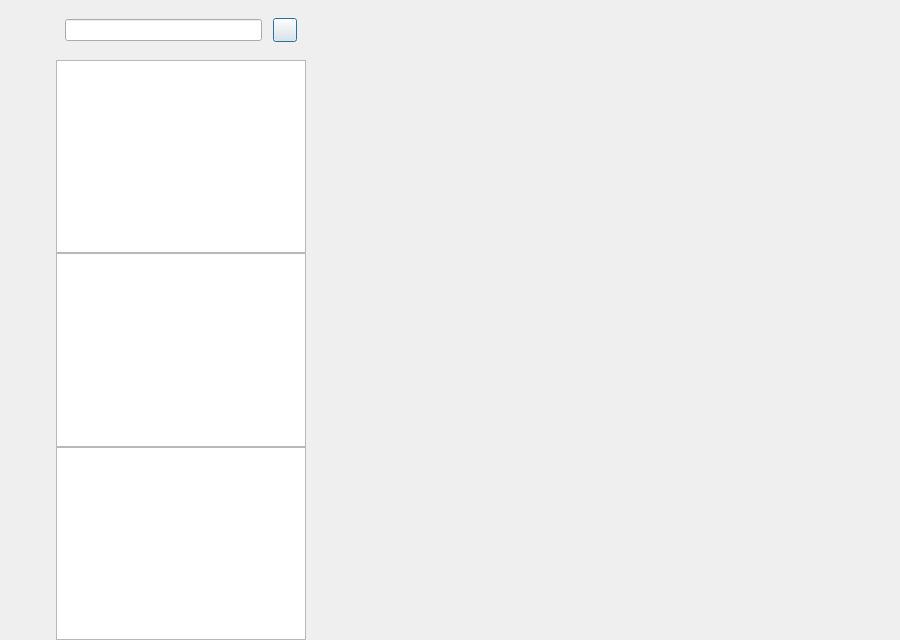
<?xml version="1.0" encoding="UTF-8"?>
<ui version="4.0">
 <class>ChatDialog</class>
 <widget class="QDialog" name="ChatDialog">
  <property name="geometry">
   <rect>
    <x>0</x>
    <y>0</y>
    <width>900</width>
    <height>640</height>
   </rect>
  </property>
  <property name="windowTitle">
   <string>Dialog</string>
  </property>
  <layout class="QHBoxLayout" name="horizontalLayout">
   <property name="spacing">
    <number>0</number>
   </property>
   <property name="leftMargin">
    <number>0</number>
   </property>
   <property name="topMargin">
    <number>0</number>
   </property>
   <property name="rightMargin">
    <number>0</number>
   </property>
   <property name="bottomMargin">
    <number>0</number>
   </property>
   <item>
    <widget class="QWidget" name="side_bar" native="true">
     <property name="sizePolicy">
      <sizepolicy hsizetype="Fixed" vsizetype="Expanding">
       <horstretch>0</horstretch>
       <verstretch>0</verstretch>
      </sizepolicy>
     </property>
     <property name="minimumSize">
      <size>
       <width>56</width>
       <height>0</height>
      </size>
     </property>
     <property name="maximumSize">
      <size>
       <width>56</width>
       <height>16777215</height>
      </size>
     </property>
     <layout class="QVBoxLayout" name="verticalLayout">
      <property name="leftMargin">
       <number>10</number>
      </property>
      <property name="topMargin">
       <number>30</number>
      </property>
      <property name="rightMargin">
       <number>0</number>
      </property>
      <property name="bottomMargin">
       <number>0</number>
      </property>
      <item>
       <widget class="QWidget" name="widget" native="true">
        <property name="minimumSize">
         <size>
          <width>40</width>
          <height>40</height>
         </size>
        </property>
        <property name="maximumSize">
         <size>
          <width>40</width>
          <height>16777215</height>
         </size>
        </property>
        <layout class="QVBoxLayout" name="verticalLayout_3">
         <property name="spacing">
          <number>30</number>
         </property>
         <property name="leftMargin">
          <number>0</number>
         </property>
         <property name="topMargin">
          <number>0</number>
         </property>
         <property name="rightMargin">
          <number>0</number>
         </property>
         <item>
          <widget class="QLabel" name="side_head_lb">
           <property name="minimumSize">
            <size>
             <width>30</width>
             <height>30</height>
            </size>
           </property>
           <property name="maximumSize">
            <size>
             <width>30</width>
             <height>30</height>
            </size>
           </property>
          </widget>
         </item>
         <item>
          <widget class="StateWidget" name="side_chat_lb">
           <property name="minimumSize">
            <size>
             <width>30</width>
             <height>30</height>
            </size>
           </property>
           <property name="maximumSize">
            <size>
             <width>30</width>
             <height>30</height>
            </size>
           </property>
          </widget>
         </item>
         <item>
          <widget class="StateWidget" name="side_contact_lb">
           <property name="minimumSize">
            <size>
             <width>30</width>
             <height>30</height>
            </size>
           </property>
           <property name="maximumSize">
            <size>
             <width>30</width>
             <height>30</height>
            </size>
           </property>
          </widget>
         </item>
         <item>
          <widget class="StateWidget" name="side_apply_lb">
           <property name="minimumSize">
            <size>
             <width>30</width>
             <height>30</height>
            </size>
           </property>
           <property name="maximumSize">
            <size>
             <width>30</width>
             <height>30</height>
            </size>
           </property>
          </widget>
         </item>
        </layout>
       </widget>
      </item>
      <item>
       <spacer name="verticalSpacer">
        <property name="orientation">
         <enum>Qt::Vertical</enum>
        </property>
        <property name="sizeType">
         <enum>QSizePolicy::Expanding</enum>
        </property>
        <property name="sizeHint" stdset="0">
         <size>
          <width>20</width>
          <height>200</height>
         </size>
        </property>
       </spacer>
      </item>
     </layout>
    </widget>
   </item>
   <item>
    <widget class="QWidget" name="chat_user_wid" native="true">
     <property name="maximumSize">
      <size>
       <width>250</width>
       <height>16777215</height>
      </size>
     </property>
     <layout class="QVBoxLayout" name="verticalLayout_2">
      <property name="spacing">
       <number>0</number>
      </property>
      <property name="leftMargin">
       <number>0</number>
      </property>
      <property name="topMargin">
       <number>0</number>
      </property>
      <property name="rightMargin">
       <number>0</number>
      </property>
      <property name="bottomMargin">
       <number>0</number>
      </property>
      <item>
       <widget class="QWidget" name="search_wid" native="true">
        <property name="minimumSize">
         <size>
          <width>0</width>
          <height>60</height>
         </size>
        </property>
        <property name="maximumSize">
         <size>
          <width>16777215</width>
          <height>60</height>
         </size>
        </property>
        <layout class="QHBoxLayout" name="horizontalLayout_2">
         <property name="leftMargin">
          <number>9</number>
         </property>
         <property name="topMargin">
          <number>9</number>
         </property>
         <property name="rightMargin">
          <number>9</number>
         </property>
         <property name="bottomMargin">
          <number>9</number>
         </property>
         <item>
          <widget class="CustomizeEdit" name="search_edit"/>
         </item>
         <item>
          <spacer name="horizontalSpacer">
           <property name="orientation">
            <enum>Qt::Horizontal</enum>
           </property>
           <property name="sizeType">
            <enum>QSizePolicy::Fixed</enum>
           </property>
           <property name="sizeHint" stdset="0">
            <size>
             <width>5</width>
             <height>20</height>
            </size>
           </property>
          </spacer>
         </item>
         <item>
          <widget class="ClickedBtn" name="add_btn">
           <property name="minimumSize">
            <size>
             <width>24</width>
             <height>24</height>
            </size>
           </property>
           <property name="maximumSize">
            <size>
             <width>24</width>
             <height>24</height>
            </size>
           </property>
           <property name="text">
            <string/>
           </property>
          </widget>
         </item>
        </layout>
       </widget>
      </item>
      <item>
       <widget class="ChatUserList" name="chat_user_list"/>
      </item>
      <item>
       <widget class="ContactUserList" name="con_user_list"/>
      </item>
      <item>
       <widget class="SearchList" name="search_list"/>
      </item>
     </layout>
    </widget>
   </item>
   <item>
    <widget class="QStackedWidget" name="stackedWidget">
     <property name="currentIndex">
      <number>1</number>
     </property>
     <widget class="ChatPage" name="chat_page"/>
     <widget class="ApplyFriendPage" name="friend_apply_page"/>
     <widget class="FriendInfoPage" name="friend_info_page"/>
    </widget>
   </item>
  </layout>
 </widget>
 <customwidgets>
  <customwidget>
   <class>ClickedBtn</class>
   <extends>QPushButton</extends>
   <header>clickedbtn.h</header>
  </customwidget>
  <customwidget>
   <class>ChatUserList</class>
   <extends>QListWidget</extends>
   <header location="global">chatuserlist.h</header>
  </customwidget>
  <customwidget>
   <class>CustomizeEdit</class>
   <extends>QLineEdit</extends>
   <header location="global">customizeedit.h</header>
  </customwidget>
  <customwidget>
   <class>ChatPage</class>
   <extends>QWidget</extends>
   <header location="global">chatpage.h</header>
   <container>1</container>
  </customwidget>
  <customwidget>
   <class>StateWidget</class>
   <extends>QLabel</extends>
   <header location="global">statewidget.h</header>
  </customwidget>
  <customwidget>
   <class>SearchList</class>
   <extends>QListWidget</extends>
   <header location="global">searchlist.h</header>
  </customwidget>
  <customwidget>
   <class>ApplyFriendPage</class>
   <extends>QWidget</extends>
   <header location="global">applyfriendpage.h</header>
  </customwidget>
  <customwidget>
   <class>ContactUserList</class>
   <extends>QListWidget</extends>
   <header location="global">contactuserlist.h</header>
  </customwidget>
  <customwidget>
   <class>FriendInfoPage</class>
   <extends>QWidget</extends>
   <header location="global">friendinfopage.h</header>
  </customwidget>
 </customwidgets>
 <resources/>
 <connections/>
</ui>
